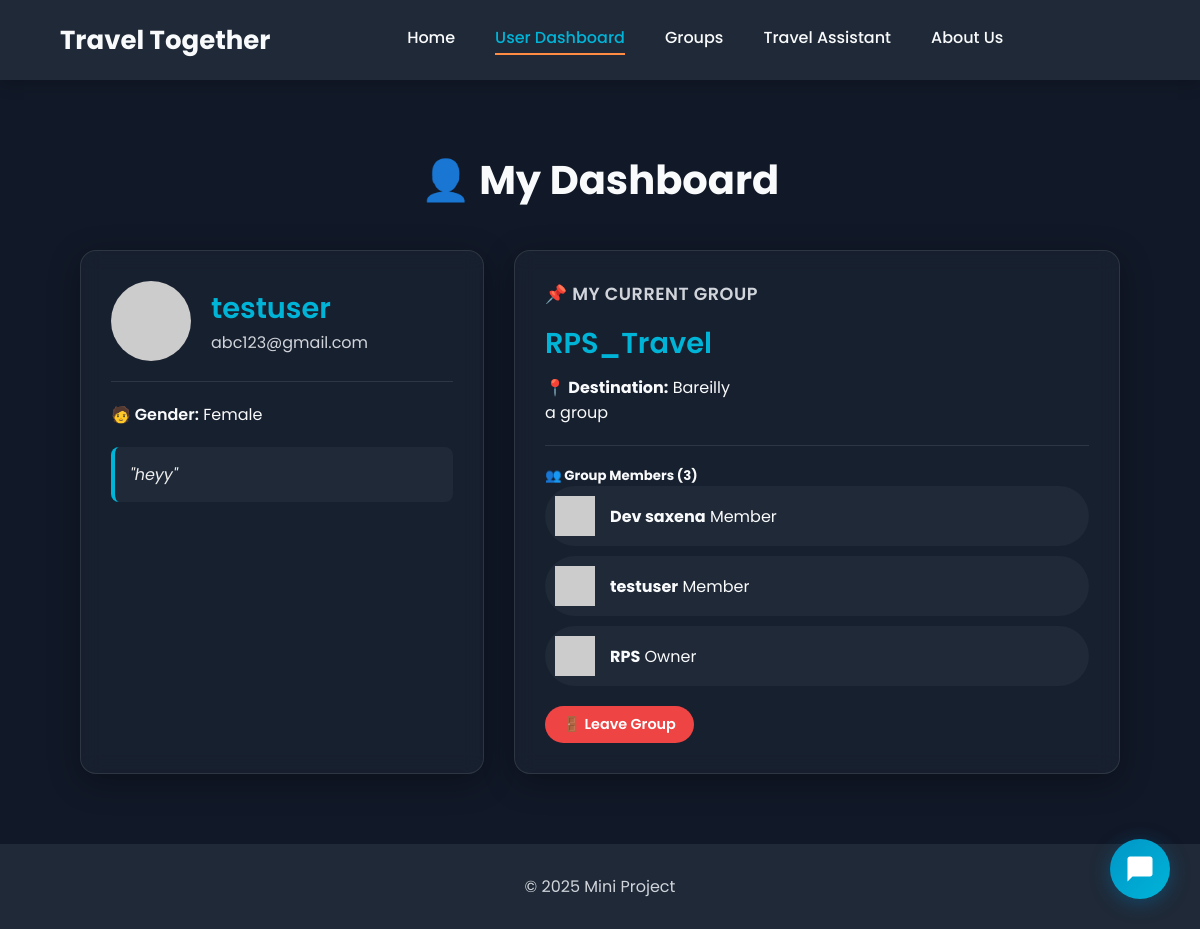
Page /user (signed in) on the committed database.
### tables this page shows
CREATE TABLE Users (
        userid TEXT PRIMARY KEY,
        username TEXT UNIQUE NOT NULL,
        password TEXT NOT NULL,
        email TEXT UNIQUE NOT NULL,
        phone_no TEXT UNIQUE,
        gender TEXT CHECK(gender IN ('Male', 'Female', 'Other')),
        marital_status TEXT CHECK(marital_status IN ('Single', 'Married', 'Divorced', 'Widowed')),
        bio TEXT,
        created_at TEXT DEFAULT CURRENT_TIMESTAMP
    );

CREATE TABLE Groups (
        group_id TEXT PRIMARY KEY,
        group_name TEXT NOT NULL,
        group_description TEXT,
        group_type TEXT NOT NULL CHECK(group_type IN ('Public', 'Private')),
        owner_id TEXT NOT NULL,
        destination_id TEXT,
        member_count INTEGER DEFAULT 1,
        max_members INTEGER DEFAULT 50,
        created_at TEXT DEFAULT CURRENT_TIMESTAMP,
        FOREIGN KEY (owner_id) REFERENCES Users (userid) ON DELETE CASCADE,
        FOREIGN KEY (destination_id) REFERENCES Destinations (destination_id) ON DELETE SET NULL
    );

CREATE TABLE Destinations (
        destination_id TEXT PRIMARY KEY,
        destination_name TEXT UNIQUE NOT NULL,
        country TEXT NOT NULL
    );

CREATE TABLE GroupMembers (
        member_id TEXT PRIMARY KEY,
        group_id TEXT NOT NULL,
        user_id TEXT NOT NULL,
        username TEXT NOT NULL,
        join_status TEXT DEFAULT 'Approved' CHECK(join_status IN ('Pending', 'Approved', 'Rejected', 'Blocked')),
        joined_at TEXT DEFAULT CURRENT_TIMESTAMP,
        role TEXT DEFAULT 'Member' CHECK(role IN ('Owner', 'Admin', 'Member')),
        FOREIGN KEY (group_id) REFERENCES Groups (group_id) ON DELETE CASCADE,
        FOREIGN KEY (user_id) REFERENCES Users (userid) ON DELETE CASCADE,
        UNIQUE(group_id, user_id)
    );

### app.py (the view)
@app.route('/user')
def user():
    conn, user_data = validate_user_session()
    if not user_data:
        return redirect("/auth")
    current_group = database.get_user_groups(user_data['userid'])
    group = current_group[0] if current_group else None
    members = []
    if group:
        members = database.get_group_members(group['group_id'])
    conn.close()
    return render_template("user.html", user=user_data, group=group, members=members)

### app.py (called while the page is built)
def validate_user_session():
    user_id = session.get("user_id")
    if not user_id:
        return None, None  # No user in session
    conn = database.get_db_connection()
    user = conn.execute("SELECT * FROM Users WHERE userid = ?", (user_id,)).fetchone()
    if not user:
        session.clear()
        flash("Your session was invalid. Please log in again.", "warning")
        conn.close()
        return None, None
    return conn, user

### database.py (called while the page is built)
def get_db_connection():
    conn = sqlite3.connect('travel_together.db')
    conn.row_factory = sqlite3.Row
    conn.execute("PRAGMA foreign_keys = ON;")
    return conn

def get_user_groups(user_id):
    conn = get_db_connection()
    groups = conn.execute("""
        SELECT g.*, d.destination_name, gm.role
        FROM Groups g
        JOIN GroupMembers gm ON g.group_id = gm.group_id
        LEFT JOIN Destinations d ON g.destination_id = d.destination_id
        WHERE gm.user_id = ?
    """, (user_id,)).fetchall()
    conn.close()
    return groups

def get_group_members(group_id):
    conn = get_db_connection()
    members = conn.execute("""
        SELECT u.username, u.email, u.phone_no, gm.role, gm.joined_at
        FROM GroupMembers gm
        JOIN Users u ON gm.user_id = u.userid
        WHERE gm.group_id = ?
        ORDER BY gm.role, gm.joined_at
    """, (group_id,)).fetchall()
    conn.close()
    return members

### templates/user.html (shortened to what this page needs)
<!DOCTYPE html>
<html lang="en">
<head>
    <link rel="stylesheet" href="/static/style.css">
</head>
<body>
    <header class="navbar">
        <div class="logo">
            <p>Travel Together</p>
        </div>
        <nav class="nav-links" id="nav-links">
            <a href="/home">Home</a>
            <a href="/user" class="active">User Dashboard</a>
            <a href="/groups">Groups</a>
            <a href="/travel">Travel Assistant</a>
            <a href="/about">About Us</a>
        </nav>
    </header>
    <main>
        <div class="dashboard-container">
            <h2>👤 My Dashboard</h2>
            <div class="dashboard-grid">
                <div class="dashboard-card user-profile-card">
                    <div class="profile-header">
                        <img src="https://placehold.co/80x80/00b4d8/FFFFFF?text={{ user['username'][0]|upper }}" alt="User Avatar" class="profile-avatar">
                        <div class="profile-info">
                            <strong>{{ user['username'] }}</strong>
                            <span>{{ user['email'] }}</span>
                        </div>
                    </div>
                    <div class="profile-details">
                        {% if user['gender'] %}<span><strong>🧑 Gender:</strong> {{ user['gender'] }}</span>{% endif %}
                    </div>
                    {% if user['bio'] %}<p class="profile-bio">"{{ user['bio'] }}"</p>{% endif %}
                </div>
                <div class="dashboard-card current-group-card">
                    {% if group %}
                        <h3>📌 My Current Group</h3>
                        <h4>{{ group['group_name'] }}</h4>
                        <p><strong>📍 Destination:</strong> {{ group['destination_name'] or 'Not Set' }}</p>
                        <p class="group-description">{{ group['group_description'] or "No description provided." }}</p>
                        <hr>
                        <h5>👥 Group Members ({{ group['member_count'] }})</h5>
                        <ul class="group-members-list">
                            {% for member in members %}
                                <li class="member-item">
                                    <img src="https://placehold.co/40x40/ade8f4/333333?text={{ member['username'][0]|upper }}" alt="Member Avatar">
                                    <div class="member-info">
                                        <strong>{{ member['username'] }}</strong>
                                        <span>{{ member['role'] }}</span>
                                    </div>
                                </li>
                            {% endfor %}
                        </ul>
                        <a href="/groups/leave" class="btn delete-btn" style="margin-top: 20px;">🚪 Leave Group</a>
                    {% else %}
                        <div class="no-group-info">
                            <h3>You are not in a group yet!</h3>
                            <p>Join an existing travel group or create your own to start your next adventure.</p>
                            <a href="/groups" class="btn join-btn" style="margin-top: 10px;">Find a Group</a>
                        </div>
                    {% endif %}
                </div>
            </div>
        </div>
    </main>
    <footer>
        <p>© 2025 Mini Project</p>
    </footer>
    <button class="chatbot-toggle" onclick="toggleChatbot()" id="chatbot-toggle-btn">
    <svg xmlns="http://www.w3.org/2000/svg" viewBox="0 0 24 24" fill="currentColor"><path d="M20 2H4c-1.1 0-2 .9-2 2v18l4-4h14c1.1 0 2-.9 2-2V4c0-1.1-.9-2-2-2z"></path></svg>
</button>
</body>
</html>
</body>
</html>

### static/style.css (style rules this page uses)
:root { --theme-bg: #111827; --theme-bg-secondary: #1f2937; --theme-text-primary: #f9fafb; --theme-text-secondary: #d1d5db; --theme-border: rgba(255, 255, 255, 0.1); --theme-card-bg: rgba(31, 41, 55, 0.5); --primary-color: #0096c7; --secondary-color: #00b4d8; --accent-color: #ff8c42; --border-radius: 16px; --shadow: 0 8px 32px rgba(0, 0, 0, 0.3); }
* { margin: 0; padding: 0; box-sizing: border-box; font-family: 'Poppins', sans-serif; }
body { display: flex; flex-direction: column; min-height: 100vh; color: var(--theme-text-primary); background-color: var(--theme-bg); background-attachment: fixed; }
main { flex-grow: 1; }
hr { border: none; height: 1px; background-color: var(--theme-border); margin: 20px 0; }
.navbar { display: flex; justify-content: space-between; align-items: center; width: 100%; padding: 0 5%; height: 80px; background: var(--theme-bg-secondary); color: var(--theme-text-primary); box-shadow: 0 4px 15px rgba(0, 0, 0, 0.2); position: relative; z-index: 1000; }
.logo { font-size: 26px; font-weight: 700; }
.nav-links { display: flex; gap: 40px; align-items: center; }
.nav-links a { color: var(--theme-text-primary); text-decoration: none; font-size: 16px; font-weight: 500; padding-bottom: 5px; position: relative; transition: color 0.3s; }
.nav-links a::after { content: ''; position: absolute; bottom: 0; left: 0; width: 0; height: 2px; background-color: var(--accent-color); transition: width 0.3s ease-out; }
.nav-links a:hover, .nav-links a.active { color: var(--secondary-color); }
.nav-links a:hover::after, .nav-links a.active::after { width: 100%; }
.btn { display: inline-flex; align-items: center; gap: 8px; padding: 8px 18px; border-radius: 50px; font-weight: 600; font-size: 0.9rem; text-decoration: none; border: none; cursor: pointer; transition: all 0.3s ease; }
.delete-btn { background: #ef4444; color: white; }
footer { background-color: var(--theme-bg-secondary); color: var(--theme-text-secondary); text-align: center; padding: 30px; margin-top: auto; }
.dashboard-container, .groups-container { width: 90%; max-width: 1200px; margin: 50px auto; padding: 20px; }
.dashboard-container h2, .groups-container h2 { text-align: center; margin-bottom: 40px; color: var(--theme-text-primary); font-size: 2.5rem; }
.dashboard-card { background: var(--theme-card-bg); backdrop-filter: blur(10px); border-radius: var(--border-radius); padding: 30px; box-shadow: var(--shadow); border: 1px solid var(--theme-border); height: 100%; }
.dashboard-grid { display: grid; grid-template-columns: 1fr 1.5fr; gap: 30px; align-items: flex-start; }
.user-profile-card .profile-header { display: flex; align-items: center; gap: 20px; padding-bottom: 20px; margin-bottom: 20px; border-bottom: 1px solid var(--theme-border); }
.profile-avatar { width: 80px; height: 80px; border-radius: 50%; object-fit: cover; }
.profile-info strong { font-size: 1.8rem; font-weight: 600; color: var(--secondary-color); display: block; }
.profile-info span { color: var(--theme-text-secondary); font-size: 1rem; }
.profile-details span { display: block; margin-bottom: 12px; font-size: 1rem; }
.profile-details span strong { font-weight: 600; color: var(--theme-text-primary); }
.profile-bio { margin-top: 20px; font-style: italic; color: #eee; background-color: var(--theme-bg-secondary); padding: 15px; border-radius: 8px; border-left: 4px solid var(--secondary-color); }
.current-group-card h3 { font-size: 1.1rem; font-weight: 600; text-transform: uppercase; color: var(--theme-text-secondary); letter-spacing: 0.5px; margin-bottom: 15px; }
.current-group-card h4 { font-size: 1.8rem; font-weight: 600; color: var(--secondary-color); margin-bottom: 10px; }
.group-members-list { list-style: none; padding: 0; display: flex; flex-direction: column; gap: 10px; }
.member-item { display: flex; align-items: center; gap: 15px; padding: 10px; border-radius: 50px; background: var(--theme-bg-secondary); transition: background 0.3s; }
.chatbot-toggle { position: fixed; bottom: 30px; right: 30px; width: 60px; height: 60px; background: linear-gradient(135deg, var(--primary-color), var(--secondary-color)); border-radius: 50%; border: none; cursor: pointer; box-shadow: 0 4px 20px rgba(0, 119, 182, 0.4); z-index: 1000; display: flex; align-items: center; justify-content: center; transition: all 0.3s ease; animation: pulse 2.5s infinite; }
.chatbot-toggle svg { width: 30px; height: 30px; fill: white; }

### rows in the picture
Users: username "testuser", email "abc123@gmail.com", gender "Female", bio "heyy"
Groups: group_name "RPS_Travel", group_description "a group", member_count "3"
Destinations: destination_name "Bareilly"
GroupMembers: username "Dev saxena", role "Member"
GroupMembers: username "testuser", role "Member"
GroupMembers: username "RPS", role "Owner"
